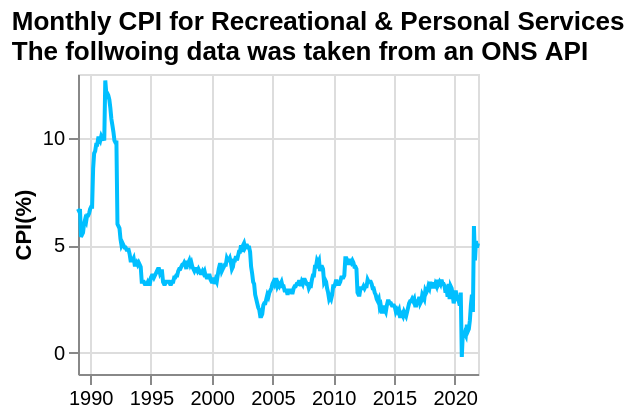

Vega-Lite specification for this chart:
### Vega-Lite specification from a JSON file in a GitHub repository (floating-point values rounded to 4 significant figures; data arrays with more than 128 entries replaced by an {"elided": "..."} marker saying what was removed)
{"$schema": "https://vega.github.io/schema/vega-lite/v5.json", "title": {"text": "Monthly CPI for Recreational & Personal Services", "subtitle": "The follwoing data was taken from an ONS API", "subtitleFontStyle": "Ubuntu", "anchor": "start", "color": "black"}, "data": {"values": {"elided": "405 records"}}, "height": 150, "width": 200, "mark": {"type": "line", "color": "#00BFFF", "strokeWidth": 2, "opacity": 1}, "transform": [{"filter": "datum.year>minYear"}, {"filter": "datum.year<maxYear"}], "params": [{"name": "minYear", "value": 1980, "bind": {"input": "range", "min": 1980, "max": 2022, "step": 1, "name": "Start year:"}}, {"name": "maxYear", "value": 2022, "bind": {"input": "range", "min": 1980, "max": 2022, "step": 1, "name": "End year:"}}], "encoding": {"x": {"field": "date", "type": "temporal", "axis": {"labelAngle": 0}, "title": ""}, "y": {"field": "value", "type": "quantitative", "title": "CPI(%)"}}}
